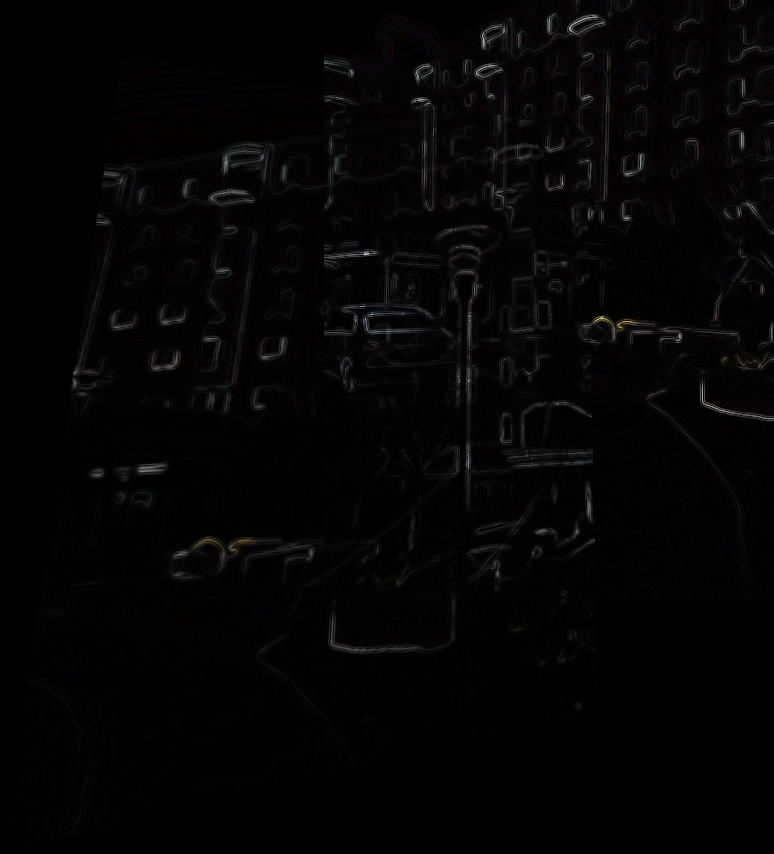
#> input picture results/panoramas/all_filters/AANAP-building-stitched.jpg, 774 x 854 px
$ python -i main.py   (imports and definitions only)   (older library calls are emulated)
#> lines starting #> are read from the running program, lines starting #| are printed output that depends on the picture
#> further down, picture is the input picture: shape (854, 774, 3); mean B, G, R 4, 3.7, 4.2
# src/main.py

import os
import cv2
import numpy as np
import logging
import time
import gc
from typing import List, Tuple
from pathlib import Path
import psutil  # To monitor memory usage

# [48 lines left out: functions setup_logging, apply_gaussian_filter, apply_bilateral_filter, apply_median_filter, apply_non_local_means_denoising, apply_laplacian_filter, not called in this run]

def apply_sobel_filter(image: np.ndarray, ksize=3) -> np.ndarray:
    """
    Apply Sobel Filter to the image.
    """
#> called with ksize = 3
    grad_x = cv2.Sobel(image, cv2.CV_64F, 1, 0, ksize=ksize)
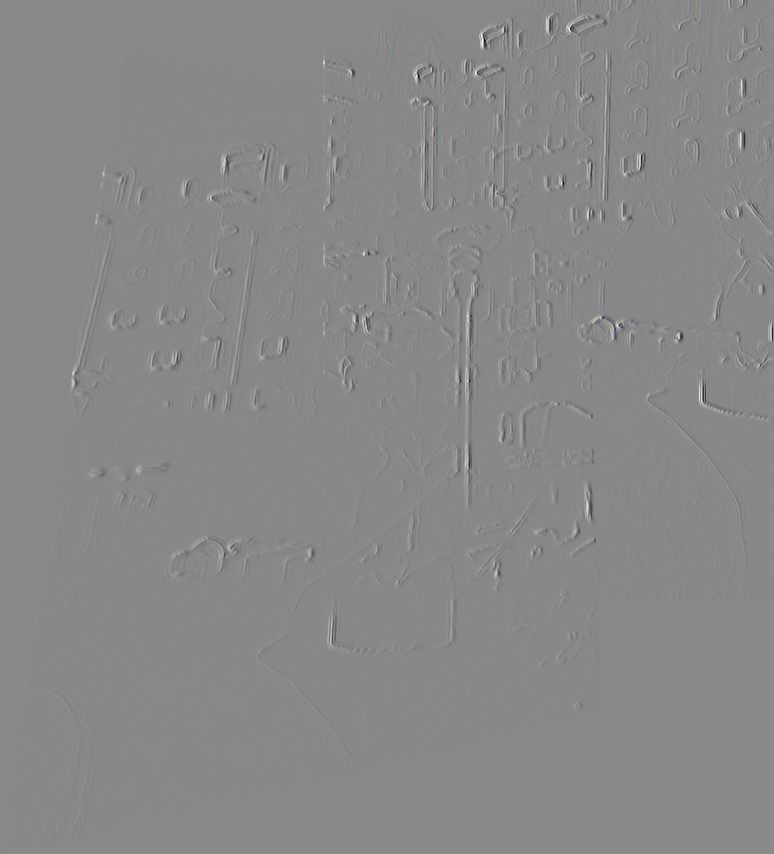
#> grad_x: shape (854, 774, 3) float64; mean B, G, R 0, 0, 0.1; drawn with min black and max white
    grad_y = cv2.Sobel(image, cv2.CV_64F, 0, 1, ksize=ksize)
    magnitude = cv2.magnitude(grad_x, grad_y)
    # Normalize to 0-255
    magnitude = cv2.normalize(magnitude, None, 0, 255, cv2.NORM_MINMAX)
    magnitude = magnitude.astype(np.uint8)
    return magnitude

# [292 lines left out: functions apply_filters, resize_image, detect_and_compute_features, match_features, find_homography, stitch_images_manual and 2 more, not called in this run]

# [2 lines not run here, left out]

>>> import cv2
>>> picture = cv2.imread('../results/panoramas/all_filters/AANAP-building-stitched.jpg')
>>> result = apply_sobel_filter(picture)

$ run again, on results/panoramas/less_common/AANAP-building-stitched.jpg
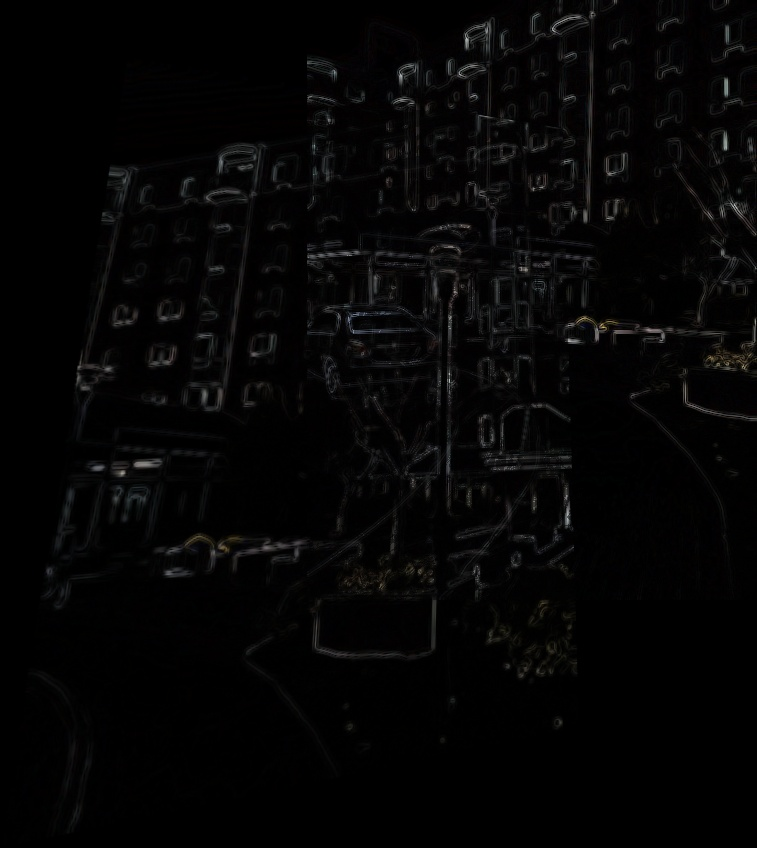
#> input picture results/panoramas/less_common/AANAP-building-stitched.jpg, 757 x 848 px
#> picture is the input picture: shape (848, 757, 3); mean B, G, R 4.8, 4.7, 4.9
#> in apply_sobel_filter, `grad_x = cv2.Sobel(image, cv2.CV_64F, 1, 0, ksize=ksize)`:
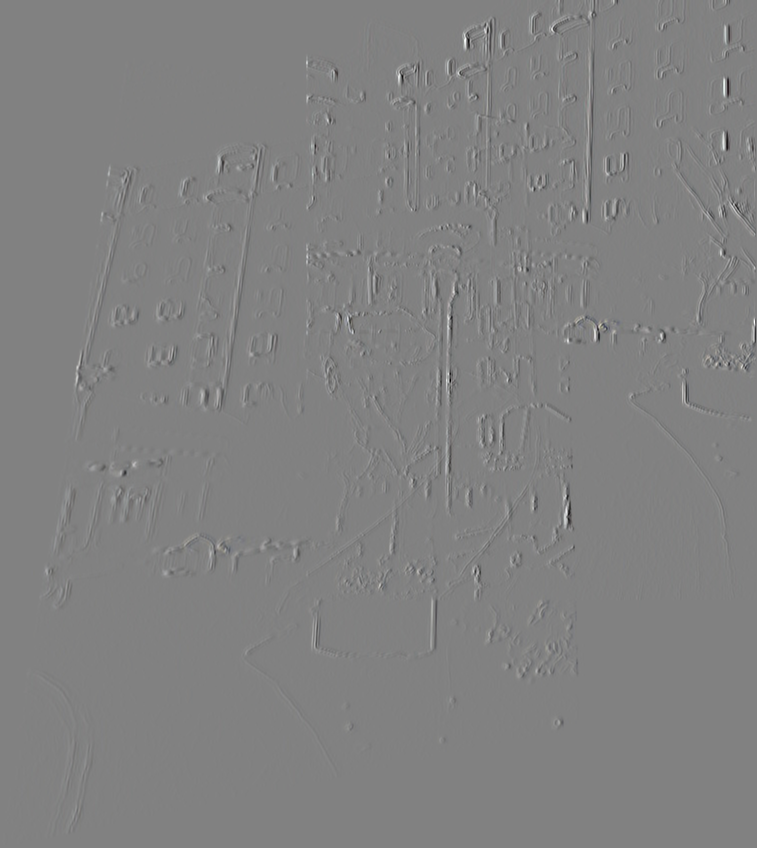
#> grad_x: shape (848, 757, 3) float64; mean B, G, R 0.1, 0.1, 0.1; drawn with min black and max white
#> in apply_sobel_filter, `grad_y = cv2.Sobel(image, cv2.CV_64F, 0, 1, ksize=ksize)`:
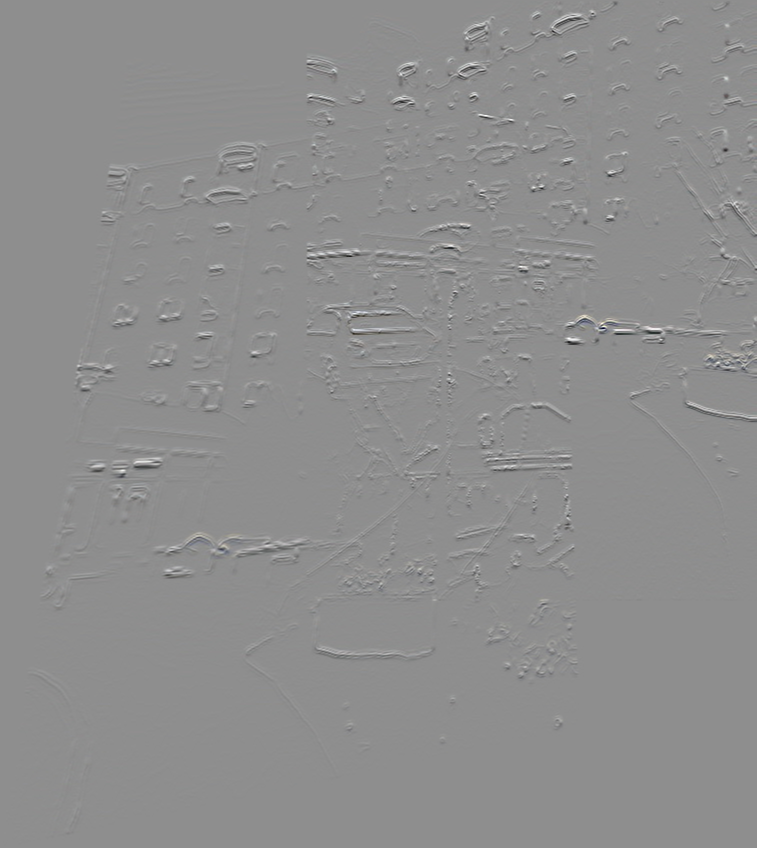
#> grad_y: shape (848, 757, 3) float64; mean B, G, R 0, 0, 0; drawn with min black and max white
